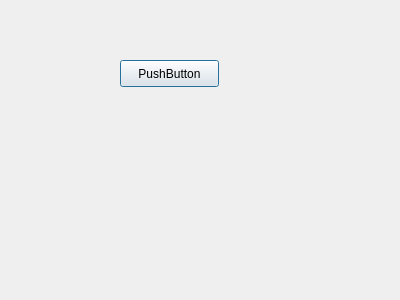
<?xml version="1.0" encoding="UTF-8"?>
<ui version="4.0">
 <class>Planled</class>
 <widget class="QDialog" name="Planled">
  <property name="geometry">
   <rect>
    <x>0</x>
    <y>0</y>
    <width>400</width>
    <height>300</height>
   </rect>
  </property>
  <property name="windowTitle">
   <string>Dialog</string>
  </property>
  <widget class="QPushButton" name="pushButton">
   <property name="geometry">
    <rect>
     <x>120</x>
     <y>60</y>
     <width>99</width>
     <height>27</height>
    </rect>
   </property>
   <property name="text">
    <string>PushButton</string>
   </property>
  </widget>
 </widget>
 <resources/>
 <connections/>
</ui>
